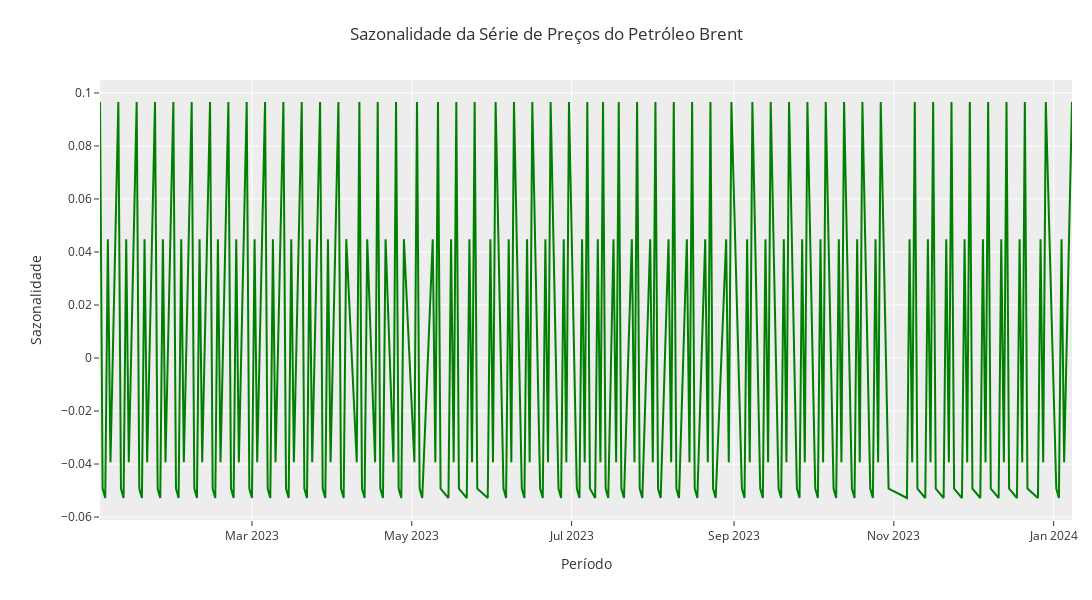

This figure's notebook cell:
### Markdown cell above
**Analisando sazonalidade**

### Code cell
df_eda = df_eda.loc[df_eda.index >= '2023-01-01']
resultados_teste = seasonal_decompose(df_eda, period=5)
sazonalidade_teste = resultados_teste.seasonal.to_frame()

fig = px.line(
    sazonalidade_teste,
    template=template,
    color_discrete_sequence=['#008000']
)
fig.update_layout(
    title='Sazonalidade da Série de Preços do Petróleo Brent',
    xaxis_title='Período',
    yaxis_title='Sazonalidade',
    showlegend=False,
    width=1600, 
    height=600,
    margin=dict(l=100, r=20, t=80, b=80)
)
fig.show()

### Figure 1 — Plotly figure (JSON) as saved in the notebook; plotly's stock layout.template omitted (floating-point values rounded to 4 significant figures; data arrays with more than 128 entries replaced by an {"elided": "..."} marker saying what was removed)
{"data": [{"hovertemplate": "variable=seasonal<br>data=%{x}<br>value=%{y}<extra></extra>", "legendgroup": "seasonal", "line": {"color": "#008000", "dash": "solid"}, "marker": {"symbol": "circle"}, "mode": "lines", "name": "seasonal", "orientation": "v", "showlegend": true, "type": "scatter", "x": {"elided": "256 str values"}, "xaxis": "x", "y": {"elided": "256 float values"}, "yaxis": "y"}], "layout": {"height": 600, "legend": {"title": {"text": "variable"}, "tracegroupgap": 0}, "margin": {"b": 80, "l": 100, "r": 20, "t": 80}, "showlegend": false, "title": {"text": "Sazonalidade da Série de Preços do Petróleo Brent"}, "width": 1600, "xaxis": {"anchor": "y", "domain": [0, 1], "title": {"text": "Período"}}, "yaxis": {"anchor": "x", "domain": [0, 1], "title": {"text": "Sazonalidade"}}}}
